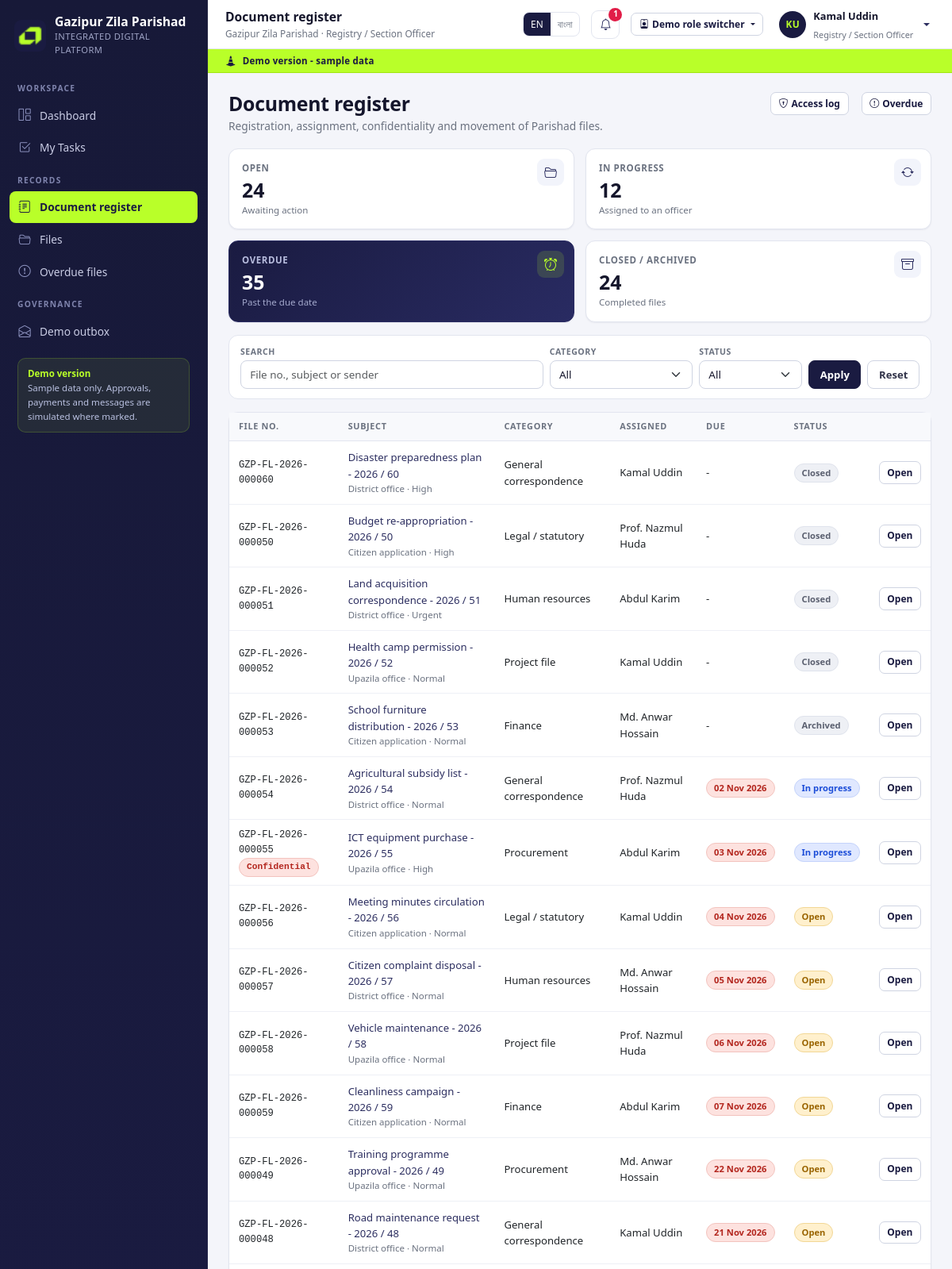
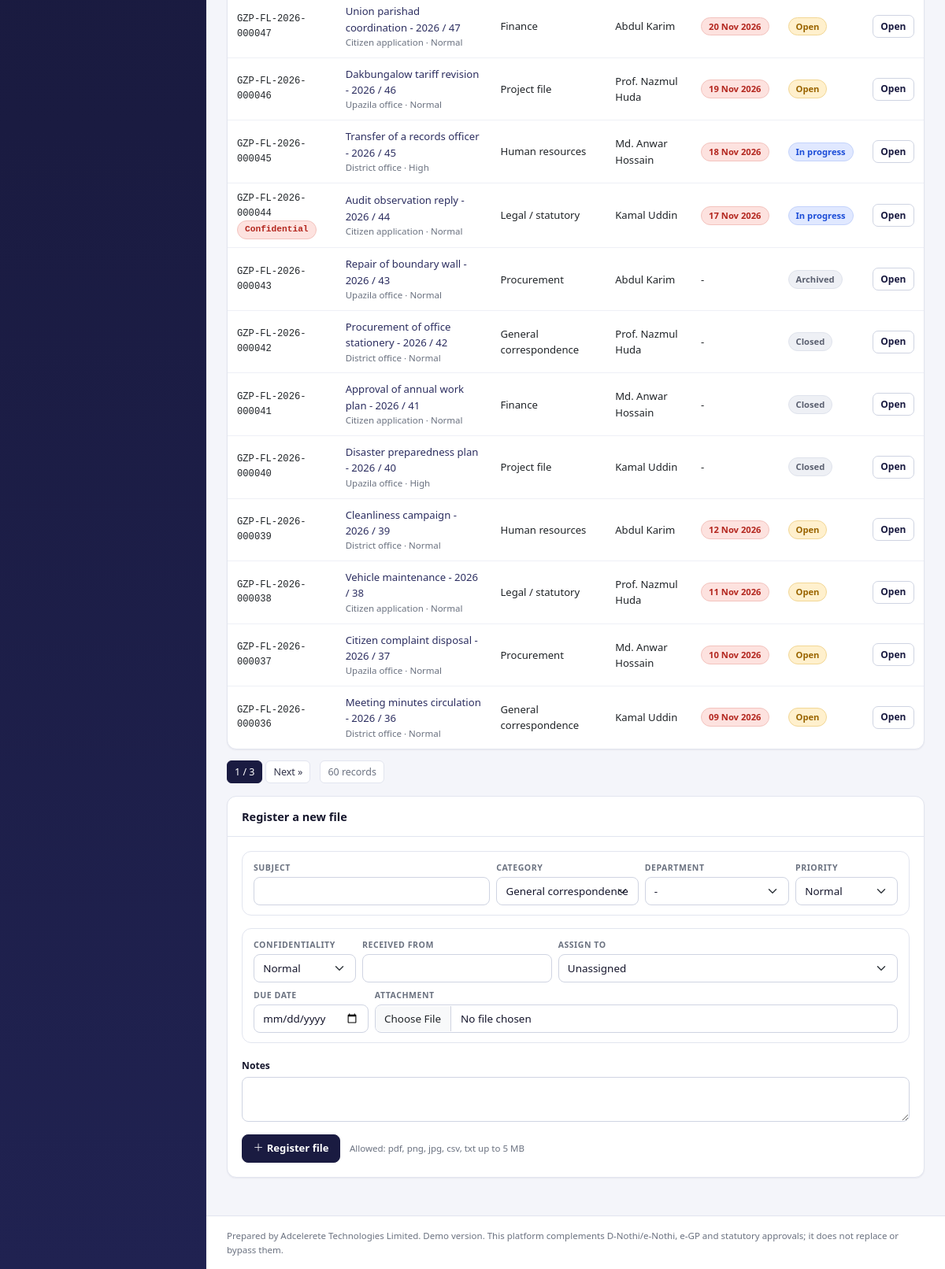
/app/documents/ (signed in), run on the app's committed database (2 pictures, top to bottom).
### accounts/models.py (models this page shows, shortened)
class User(AbstractUser):
    role = models.ForeignKey(Role, null=True, blank=True, on_delete=models.SET_NULL,
                             related_name='users')
    phone = models.CharField(max_length=30, blank=True)
    department = models.ForeignKey('hr.Department', null=True, blank=True,
                                   on_delete=models.SET_NULL, related_name='users')
    designation = models.ForeignKey('hr.Designation', null=True, blank=True,
                                    on_delete=models.SET_NULL, related_name='users')
    facility = models.ForeignKey('facilities.Facility', null=True, blank=True,
                                 on_delete=models.SET_NULL, related_name='operators',
                                 help_text='Assigned facility for reception operators.')
    email_verified = models.BooleanField(default=False)
    is_demo = models.BooleanField(default=True)
    otp_code = models.CharField(max_length=8, blank=True)
    otp_created_at = models.DateTimeField(null=True, blank=True)
    otp_attempts = models.PositiveIntegerField(default=0)
    class Meta:
        ordering = ['first_name', 'username']
    @property
    def display_name(self):
        return self.get_full_name() or self.username
    @property
    def role_name(self):
        return self.role.name if self.role else 'No role'
    @property
    def is_citizen(self):
        return bool(self.role and self.role.code == 'citizen')
    @property
    def is_staff_portal_user(self):
        return bool(self.role and self.role.code != 'citizen')
    @property
    def is_read_only(self):
        return bool(self.role and self.role.is_read_only)
    def can(self, code):
        if not getattr(self, 'is_authenticated', False):
            return False
        if self.is_superuser:
            return True
        if not self.role_id:
            return False
        cache = getattr(self, '_perm_cache', None)
        if cache is None:
            cache = set(self.role.permissions.values_list('code', flat=True))
            self._perm_cache = cache
        return code in cache

class Role(models.Model):
    code = models.SlugField(max_length=40, unique=True)
    name = models.CharField(max_length=120)
    description = models.TextField(blank=True)
    permissions = models.ManyToManyField(Permission, blank=True, related_name='roles')
    is_read_only = models.BooleanField(
        default=False,
        help_text='Read-only roles cannot submit changes anywhere in the platform.',
    )
    sort_order = models.PositiveIntegerField(default=100)
    class Meta:
        ordering = ['sort_order', 'name']

### documents/models.py (models this page shows, shortened)
class DocumentFile(models.Model):
    CATEGORIES = [
        ('general', 'General correspondence'),
        ('procurement', 'Procurement'),
        ('legal', 'Legal / statutory'),
        ('hr', 'Human resources'),
        ('project', 'Project file'),
        ('finance', 'Finance'),
        ('other', 'Other'),
    ]
    STATUS = [('open', 'Open'), ('in_progress', 'In progress'),
              ('closed', 'Closed'), ('archived', 'Archived')]
    PRIORITY = [('normal', 'Normal'), ('high', 'High'), ('urgent', 'Urgent')]
    CONFIDENTIALITY = [('normal', 'Normal'), ('confidential', 'Confidential')]
    file_no = models.CharField(max_length=40, unique=True)
    subject = models.CharField(max_length=200)
    category = models.CharField(max_length=20, choices=CATEGORIES, default='general')
    department = models.ForeignKey('hr.Department', null=True, blank=True,
                                   on_delete=models.SET_NULL, related_name='document_files')
    status = models.CharField(max_length=20, choices=STATUS, default='open')
    priority = models.CharField(max_length=10, choices=PRIORITY, default='normal')
    confidentiality = models.CharField(max_length=20, choices=CONFIDENTIALITY,
                                       default='normal')
    received_from = models.CharField(max_length=160, blank=True)
    assigned_to = models.ForeignKey(settings.AUTH_USER_MODEL, null=True, blank=True,
                                    on_delete=models.SET_NULL, related_name='assigned_files')
    created_by = models.ForeignKey(settings.AUTH_USER_MODEL, null=True, blank=True,
                                   on_delete=models.SET_NULL, related_name='created_files')
    due_date = models.DateField(null=True, blank=True)
    attachment = models.FileField(upload_to='documents/', blank=True, null=True)
    notes = models.TextField(blank=True)
    created_at = models.DateTimeField(default=timezone.now)
    updated_at = models.DateTimeField(auto_now=True)
    class Meta:
        ordering = ['-created_at']
    @property
    def is_overdue(self):
        return bool(self.due_date and self.due_date < timezone.localdate()
                    and self.status not in ('closed', 'archived'))

### documents/views.py (the view, shortened to what this page needs)
# urls.py: path('documents/', views.register, name='documents_register'),
@perm_required('documents.view')
def register(request):
    rows = DocumentFile.objects.select_related('department', 'assigned_to', 'created_by')
    q = request.GET.get('q', '').strip()
    category = request.GET.get('category', '')
    status = request.GET.get('status', '')
    if q:
        rows = rows.filter(Q(file_no__icontains=q) | Q(subject__icontains=q)
                           | Q(received_from__icontains=q))
    if category:
        rows = rows.filter(category=category)
    if status:
        rows = rows.filter(status=status)
    if not request.user.can('documents.confidential'):
        rows = rows.exclude(confidentiality='confidential')
    counts = {
        'open': DocumentFile.objects.filter(status='open').count(),
        'in_progress': DocumentFile.objects.filter(status='in_progress').count(),
        'overdue': sum(1 for d in DocumentFile.objects.all() if d.is_overdue),
        'closed': DocumentFile.objects.filter(status__in=('closed', 'archived')).count(),
    }
    return render(request, 'documents/register.html', {
        'page_obj': paginate(request, rows, 25),
        'counts': counts,
        'categories': DocumentFile.CATEGORIES,
        'statuses': DocumentFile.STATUS,
        'priorities': DocumentFile.PRIORITY,
        'departments': Department.objects.all(),
        'users': User.objects.filter(is_active=True).select_related('role'),
        'q': q, 'category': category, 'status': status,
        'page_title': 'Document register',
    })

### templates/documents/register.html (shortened to what this page needs)
{% extends 'base.html' %}
{% load gzp %}
{% block content %}
<div class="page-head">
  <div>
    <h1>{% t "Document register" %}</h1>
    <div class="sub">Registration, assignment, confidentiality and movement of Parishad files.</div>
  </div>
  <a class="btn btn-sm btn-outline-primary" href="/app/documents/access/"><i class="bi bi-shield-lock me-1"></i>Access log</a>
  <a class="btn btn-sm btn-outline-primary" href="/app/documents/overdue/"><i class="bi bi-exclamation-circle me-1"></i>Overdue</a>
</div>
<div class="stat-grid mb-3">
  <div class="stat"><div class="label">Open</div><div class="value">{{ counts.open }}</div><div class="hint">Awaiting action</div><div class="ic"><i class="bi bi-folder2-open"></i></div></div>
  <div class="stat"><div class="label">In progress</div><div class="value">{{ counts.in_progress }}</div><div class="hint">Assigned to an officer</div><div class="ic"><i class="bi bi-arrow-repeat"></i></div></div>
  <div class="stat accent"><div class="label">Overdue</div><div class="value">{{ counts.overdue }}</div><div class="hint">Past the due date</div><div class="ic"><i class="bi bi-alarm"></i></div></div>
  <div class="stat"><div class="label">Closed / archived</div><div class="value">{{ counts.closed }}</div><div class="hint">Completed files</div><div class="ic"><i class="bi bi-archive"></i></div></div>
</div>
<form class="filter-bar" method="get">
  <div class="f f-grow"><label>Search</label><input class="form-control" name="q" value="{{ q }}" placeholder="File no., subject or sender"></div>
  <div class="f"><label>Category</label>
    <select class="form-select" name="category">
      <option value="">All</option>
    </select></div>
  <div class="f"><label>Status</label>
    <select class="form-select" name="status">
      <option value="">All</option>
    </select></div>
  <button class="btn btn-primary" type="submit">Apply</button>
  <a class="btn btn-outline-secondary" href="/app/documents/">Reset</a>
</form>
<div class="card">
  <div class="table-wrap">
    <table class="table-gzp">
      <thead><tr><th>File no.</th><th>Subject</th><th>Category</th><th>Assigned</th><th>Due</th><th>Status</th><th></th></tr></thead>
      <tbody>
      {% for doc in page_obj %}
        <tr>
          <td class="mono">{{ doc.file_no }}{% if doc.confidentiality == 'confidential' %}<div><span class="chip chip-danger">Confidential</span></div>{% endif %}</td>
          <td><a href="/app/documents/{{ doc.pk }}/">{{ doc.subject }}</a>
            <div class="note-inline">{{ doc.received_from|default:"-" }} · {{ doc.get_priority_display }}</div></td>
          <td>{{ doc.get_category_display }}</td>
          <td>{{ doc.assigned_to.display_name|default:"Unassigned" }}</td>
          <td>{% if doc.is_overdue %}<span class="chip chip-danger">{{ doc.due_date|d }}</span>{% else %}{{ doc.due_date|d }}{% endif %}</td>
          <td><span class="chip chip-{{ doc.status|chip }}">{{ doc.get_status_display }}</span></td>
          <td class="text-end"><a class="btn btn-sm btn-outline-primary" href="/app/documents/{{ doc.pk }}/">Open</a></td>
        </tr>
      {% empty %}
        <tr><td colspan="7"><div class="table-empty"><i class="bi bi-journal-text"></i>No files match.</div></td></tr>
      {% endfor %}
      </tbody>
    </table>
  </div>
</div>
{% include 'partials/pagination.html' %}
{% if "documents.create"|can:user %}
  <div class="card mt-3">
    <div class="card-header"><strong>Register a new file</strong></div>
    <div class="card-body">
      <form method="post" enctype="multipart/form-data">
        <div class="filter-bar" style="margin:0 0 1rem">
          <div class="f f-grow"><label>Subject</label><input class="form-control" name="subject" required></div>
          <div class="f"><label>Category</label>
            <select class="form-select" name="category">{% for code, label in categories %}<option value="{{ code }}">{{ label }}</option>{% endfor %}</select></div>
          <div class="f"><label>Department</label>
            <select class="form-select" name="department"><option value="">-</option>
              {% for dept in departments %}<option value="{{ dept.pk }}">{{ dept.name }}</option>{% endfor %}</select></div>
          <div class="f"><label>Priority</label>
            <select class="form-select" name="priority">{% for code, label in priorities %}<option value="{{ code }}">{{ label }}</option>{% endfor %}</select></div>
        </div>
        <div class="filter-bar" style="margin:0 0 1rem">
          <div class="f"><label>Confidentiality</label>
            <select class="form-select" name="confidentiality"><option value="normal">Normal</option><option value="confidential">Confidential</option></select></div>
          <div class="f f-grow"><label>Received from</label><input class="form-control" name="received_from"></div>
          <div class="f"><label>Assign to</label>
            <select class="form-select" name="assigned_to"><option value="">Unassigned</option>
              {% for u in users %}<option value="{{ u.pk }}">{{ u.display_name }} ({{ u.role_name }})</option>{% endfor %}</select></div>
          <div class="f"><label>Due date</label><input class="form-control" type="date" name="due_date"></div>
          <div class="f f-grow"><label>Attachment</label><input class="form-control" type="file" name="attachment"></div>
        </div>
        <div class="mb-3"><label class="form-label">Notes</label><textarea class="form-control" name="notes" rows="2"></textarea></div>
        <button class="btn btn-primary" type="submit"><i class="bi bi-plus-lg me-1"></i>Register file</button>
        <span class="note-inline ms-2">Allowed: pdf, png, jpg, csv, txt up to 5 MB</span>
      </form>
    </div>
  </div>
{% endif %}
{% endblock %}

### templates/base.html (shortened to what this page needs)
{% load static gzp %}<!doctype html>
<html lang="{{ lang }}">
<head>
  <link rel="stylesheet" href="{% static 'vendor/bootstrap/bootstrap.min.css' %}">
  <link rel="stylesheet" href="{% static 'vendor/bootstrap-icons/bootstrap-icons.min.css' %}">
  <link rel="stylesheet" href="{% static 'css/gzp.css' %}">
</head>
<body class="{% block body_class %}{% endblock %}">
{% if user.is_authenticated and user.is_staff_portal_user %}
  <aside class="sidebar" id="sidebar" aria-label="Main navigation">
    <div class="brand">
      <img src="{% static 'img/adcelerete_logo.png' %}" alt="Adcelerete logo">
      <div>
        <div class="brand-name">{{ APP_NAME_MAIN }}</div>
        <div class="brand-sub">{{ APP_NAME_SUB }}</div>
      </div>
    </div>
    <div class="sidebar-scroll">
      {% for group in nav_groups %}
        <div class="nav-group">
          <div class="nav-group-label">{{ group.label|tr:lang }}</div>
          {% for item in group.items %}
            <a class="nav-item {% nav_active request item.url %}" href="{{ item.url }}">
              <i class="bi bi-{{ item.icon }}"></i><span>{{ item.label|tr:lang }}</span>
            </a>
          {% endfor %}
        </div>
      {% endfor %}
      <div class="sidebar-note">
        <strong>{% t "Demo version" %}</strong><br>
        Sample data only. Approvals, payments and messages are simulated where marked.
      </div>
    </div>
  </aside>
  <div class="app-shell">
    <header class="topbar">
      <div>
        <div class="page-title">{% block topbar_title %}{{ page_title|default:"Dashboard" }}{% endblock %}</div>
        <div class="crumb">{{ APP_NAME_MAIN }} · {{ user.role_name }}</div>
      </div>
      <div class="lang-switch" role="group" aria-label="Language">
        <a class="{% if lang == 'en' %}on{% endif %}" href="/lang/en/?next={{ request.get_full_path|urlencode }}">EN</a>
        <a class="{% if lang == 'bn' %}on{% endif %}" href="/lang/bn/?next={{ request.get_full_path|urlencode }}">বাংলা</a>
      </div>
      <a class="icon-btn" href="/app/notifications/" aria-label="Notifications">
        <i class="bi bi-bell"></i>
        {% if unread_count %}<span class="badge-dot">{{ unread_count }}</span>{% endif %}
      </a>
      {% if DEMO_MODE %}{% include 'partials/demo_switcher.html' %}{% endif %}
      <div class="dropdown">
        <a class="user-chip dropdown-toggle" href="#" data-bs-toggle="dropdown" aria-expanded="false">
          <span class="avatar">{{ user.display_name|initials }}</span>
          <span class="d-none d-lg-block">
            <span class="u-name">{{ user.display_name }}</span><br>
            <span class="u-role">{{ user.role_name }}</span>
          </span>
        </a>
      </div>
    </header>
    <div class="demo-ribbon"><i class="bi bi-cone-striped"></i> {% t "Demo version - sample data" %}</div>
    <main class="page" id="main">
{% endif %}
      {% block content %}{% endblock %}
{% if user.is_authenticated and user.is_staff_portal_user %}
    </main>
    <footer class="app-footer">
      Prepared by {{ SUPPLIER }}. Demo version. This platform complements D-Nothi/e-Nothi, e-GP and statutory approvals; it does not replace or bypass them.
    </footer>
  </div>
{% endif %}
</body>
</html>

### data on the page
User: role_name "Registry / Section Officer", display_name|initials "KU", display_name "Kamal Uddin"
DocumentFile: file_no "GZP-FL-2026-000060", subject "Disaster preparedness plan - 2026 / 60", received_from "District office", priority "High", category "General correspondence", assigned_to.display_name "Kamal Uddin", due_date|d "-", status "Closed"
DocumentFile: file_no "GZP-FL-2026-000050", subject "Budget re-appropriation - 2026 / 50", received_from "Citizen application", priority "High", category "Legal / statutory", assigned_to.display_name "Prof. Nazmul Huda", due_date|d "-", status "Closed"
DocumentFile: file_no "GZP-FL-2026-000051", subject "Land acquisition correspondence - 2026 / 51", received_from "District office", priority "Urgent", category "Human resources", assigned_to.display_name "Abdul Karim", due_date|d "-", status "Closed"
DocumentFile: file_no "GZP-FL-2026-000052", subject "Health camp permission - 2026 / 52", received_from "Upazila office", priority "Normal", category "Project file", assigned_to.display_name "Kamal Uddin", due_date|d "-", status "Closed"
DocumentFile: file_no "GZP-FL-2026-000053", subject "School furniture distribution - 2026 / 53", received_from "Citizen application", priority "Normal", category "Finance", assigned_to.display_name "Md. Anwar Hossain", due_date|d "-", status "Archived"
DocumentFile: file_no "GZP-FL-2026-000054", subject "Agricultural subsidy list - 2026 / 54", received_from "District office", priority "Normal", category "General correspondence", assigned_to.display_name "Prof. Nazmul Huda", due_date|d "02 Nov 2026", status "In progress"
DocumentFile: file_no "GZP-FL-2026-000055", confidentiality "Confidential", subject "ICT equipment purchase - 2026 / 55", received_from "Upazila office", priority "High", category "Procurement", assigned_to.display_name "Abdul Karim", due_date|d "03 Nov 2026", status "In progress"
DocumentFile: file_no "GZP-FL-2026-000056", subject "Meeting minutes circulation - 2026 / 56", received_from "Citizen application", priority "Normal", category "Legal / statutory", assigned_to.display_name "Kamal Uddin", due_date|d "04 Nov 2026", status "Open"
DocumentFile: file_no "GZP-FL-2026-000057", subject "Citizen complaint disposal - 2026 / 57", received_from "District office", priority "Normal", category "Human resources", assigned_to.display_name "Md. Anwar Hossain", due_date|d "05 Nov 2026", status "Open"
DocumentFile: file_no "GZP-FL-2026-000058", subject "Vehicle maintenance - 2026 / 58", received_from "Upazila office", priority "Normal", category "Project file", assigned_to.display_name "Prof. Nazmul Huda", due_date|d "06 Nov 2026", status "Open"
DocumentFile: file_no "GZP-FL-2026-000059", subject "Cleanliness campaign - 2026 / 59", received_from "Citizen application", priority "Normal", category "Finance", assigned_to.display_name "Abdul Karim", due_date|d "07 Nov 2026", status "Open"
DocumentFile: file_no "GZP-FL-2026-000049", subject "Training programme approval - 2026 / 49", received_from "Upazila office", priority "Normal", category "Procurement", assigned_to.display_name "Md. Anwar Hossain", due_date|d "22 Nov 2026", status "Open"
DocumentFile: file_no "GZP-FL-2026-000048", subject "Road maintenance request - 2026 / 48", received_from "District office", priority "Normal", category "General correspondence", assigned_to.display_name "Kamal Uddin", due_date|d "21 Nov 2026", status "Open"
DocumentFile: file_no "GZP-FL-2026-000047", subject "Union parishad coordination - 2026 / 47", received_from "Citizen application", priority "Normal", category "Finance", assigned_to.display_name "Abdul Karim", due_date|d "20 Nov 2026", status "Open"
DocumentFile: file_no "GZP-FL-2026-000046", subject "Dakbungalow tariff revision - 2026 / 46", received_from "Upazila office", priority "Normal", category "Project file", assigned_to.display_name "Prof. Nazmul Huda", due_date|d "19 Nov 2026", status "Open"
DocumentFile: file_no "GZP-FL-2026-000045", subject "Transfer of a records officer - 2026 / 45", received_from "District office", priority "High", category "Human resources", assigned_to.display_name "Md. Anwar Hossain", due_date|d "18 Nov 2026", status "In progress"
DocumentFile: file_no "GZP-FL-2026-000044", confidentiality "Confidential", subject "Audit observation reply - 2026 / 44", received_from "Citizen application", priority "Normal", category "Legal / statutory", assigned_to.display_name "Kamal Uddin", due_date|d "17 Nov 2026", status "In progress"
DocumentFile: file_no "GZP-FL-2026-000043", subject "Repair of boundary wall - 2026 / 43", received_from "Upazila office", priority "Normal", category "Procurement", assigned_to.display_name "Abdul Karim", due_date|d "-", status "Archived"
DocumentFile: file_no "GZP-FL-2026-000042", subject "Procurement of office stationery - 2026 / 42", received_from "District office", priority "Normal", category "General correspondence", assigned_to.display_name "Prof. Nazmul Huda", due_date|d "-", status "Closed"
DocumentFile: file_no "GZP-FL-2026-000041", subject "Approval of annual work plan - 2026 / 41", received_from "Citizen application", priority "Normal", category "Finance", assigned_to.display_name "Md. Anwar Hossain", due_date|d "-", status "Closed"
DocumentFile: file_no "GZP-FL-2026-000040", subject "Disaster preparedness plan - 2026 / 40", received_from "Upazila office", priority "High", category "Project file", assigned_to.display_name "Kamal Uddin", due_date|d "-", status "Closed"
DocumentFile: file_no "GZP-FL-2026-000039", subject "Cleanliness campaign - 2026 / 39", received_from "District office", priority "Normal", category "Human resources", assigned_to.display_name "Abdul Karim", due_date|d "12 Nov 2026", status "Open"
DocumentFile: file_no "GZP-FL-2026-000038", subject "Vehicle maintenance - 2026 / 38", received_from "Citizen application", priority "Normal", category "Legal / statutory", assigned_to.display_name "Prof. Nazmul Huda", due_date|d "11 Nov 2026", status "Open"
DocumentFile: file_no "GZP-FL-2026-000037", subject "Citizen complaint disposal - 2026 / 37", received_from "Upazila office", priority "Normal", category "Procurement", assigned_to.display_name "Md. Anwar Hossain", due_date|d "10 Nov 2026", status "Open"
DocumentFile: file_no "GZP-FL-2026-000036", subject "Meeting minutes circulation - 2026 / 36", received_from "District office", priority "Normal", category "General correspondence", assigned_to.display_name "Kamal Uddin", due_date|d "09 Nov 2026", status "Open"

### other printed values
{{ APP_NAME_MAIN }} "Gazipur Zila Parishad"
{{ APP_NAME_SUB }} "INTEGRATED DIGITAL PLATFORM"
{{ group.label|tr:lang }} "WORKSPACE" "RECORDS" "GOVERNANCE"
{{ item.label|tr:lang }} "Dashboard" "My Tasks" "Document register" "Files" "Overdue files" "Demo outbox"
{{ page_title|default:"Dashboard" }} "Document register"
{{ unread_count }} "1"
{{ counts.open }} "24"
{{ counts.in_progress }} "12"
{{ counts.overdue }} "35"
{{ counts.closed }} "24"
{{ page_obj.number }} "1"
{{ page_obj.paginator.num_pages }} "3"
{{ page_obj.paginator.count }} "60"
{{ SUPPLIER }} "Adcelerete Technologies Limited"
form field category "General correspondence"
